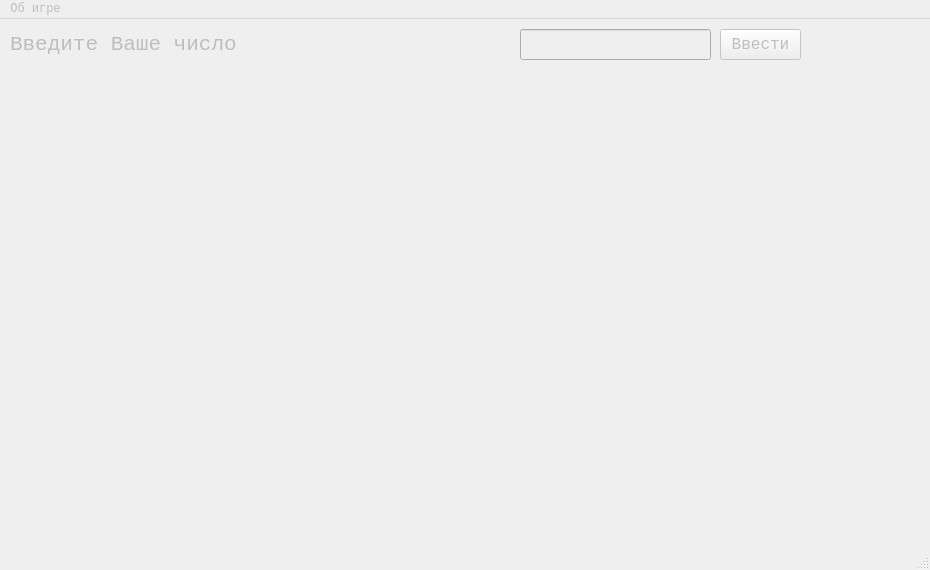
<?xml version="1.0" encoding="UTF-8"?>
<ui version="4.0">
 <class>MainWindow</class>
 <widget class="QMainWindow" name="MainWindow">
  <property name="enabled">
   <bool>false</bool>
  </property>
  <property name="geometry">
   <rect>
    <x>0</x>
    <y>0</y>
    <width>930</width>
    <height>570</height>
   </rect>
  </property>
  <property name="palette">
   <palette>
    <active/>
    <inactive/>
    <disabled/>
   </palette>
  </property>
  <property name="font">
   <font>
    <family>Consolas</family>
    <pointsize>16</pointsize>
   </font>
  </property>
  <property name="contextMenuPolicy">
   <enum>Qt::ActionsContextMenu</enum>
  </property>
  <property name="windowTitle">
   <string>MainWindow</string>
  </property>
  <property name="inputMethodHints">
   <set>Qt::ImhNone</set>
  </property>
  <widget class="QWidget" name="centralwidget">
   <widget class="QLineEdit" name="input">
    <property name="geometry">
     <rect>
      <x>520</x>
      <y>10</y>
      <width>191</width>
      <height>31</height>
     </rect>
    </property>
    <property name="font">
     <font>
      <family>Consolas</family>
      <pointsize>14</pointsize>
     </font>
    </property>
    <property name="inputMethodHints">
     <set>Qt::ImhNone</set>
    </property>
    <property name="text">
     <string/>
    </property>
    <property name="maxLength">
     <number>4</number>
    </property>
   </widget>
   <widget class="QPushButton" name="inputChosenNumber">
    <property name="geometry">
     <rect>
      <x>720</x>
      <y>10</y>
      <width>81</width>
      <height>31</height>
     </rect>
    </property>
    <property name="font">
     <font>
      <family>Consolas</family>
      <pointsize>12</pointsize>
     </font>
    </property>
    <property name="cursor">
     <cursorShape>PointingHandCursor</cursorShape>
    </property>
    <property name="text">
     <string>Ввести</string>
    </property>
    <property name="shortcut">
     <string>Return</string>
    </property>
    <property name="checkable">
     <bool>false</bool>
    </property>
   </widget>
   <widget class="QLabel" name="pointing_for_user">
    <property name="enabled">
     <bool>false</bool>
    </property>
    <property name="geometry">
     <rect>
      <x>10</x>
      <y>10</y>
      <width>491</width>
      <height>31</height>
     </rect>
    </property>
    <property name="font">
     <font>
      <family>Consolas</family>
      <pointsize>16</pointsize>
     </font>
    </property>
    <property name="text">
     <string>Введите Ваше число</string>
    </property>
   </widget>
   <widget class="QWidget" name="verticalLayoutWidget_3">
    <property name="geometry">
     <rect>
      <x>10</x>
      <y>102</y>
      <width>421</width>
      <height>411</height>
     </rect>
    </property>
    <layout class="QVBoxLayout" name="user_player">
     <property name="spacing">
      <number>6</number>
     </property>
    </layout>
   </widget>
   <widget class="QLabel" name="user_number">
    <property name="geometry">
     <rect>
      <x>860</x>
      <y>10</y>
      <width>61</width>
      <height>31</height>
     </rect>
    </property>
    <property name="font">
     <font>
      <family>Consolas</family>
      <pointsize>20</pointsize>
     </font>
    </property>
    <property name="text">
     <string/>
    </property>
   </widget>
   <widget class="QWidget" name="verticalLayoutWidget_4">
    <property name="geometry">
     <rect>
      <x>500</x>
      <y>102</y>
      <width>421</width>
      <height>411</height>
     </rect>
    </property>
    <layout class="QVBoxLayout" name="opp_player">
     <property name="spacing">
      <number>6</number>
     </property>
    </layout>
   </widget>
   <widget class="QWidget" name="horizontalLayoutWidget">
    <property name="geometry">
     <rect>
      <x>10</x>
      <y>60</y>
      <width>421</width>
      <height>41</height>
     </rect>
    </property>
    <layout class="QHBoxLayout" name="user_head" stretch="3,1,1">
     <item>
      <widget class="QLabel" name="u_number">
       <property name="text">
        <string/>
       </property>
       <property name="alignment">
        <set>Qt::AlignRight|Qt::AlignTrailing|Qt::AlignVCenter</set>
       </property>
      </widget>
     </item>
     <item>
      <widget class="QLabel" name="u_bulls">
       <property name="text">
        <string/>
       </property>
       <property name="alignment">
        <set>Qt::AlignRight|Qt::AlignTrailing|Qt::AlignVCenter</set>
       </property>
      </widget>
     </item>
     <item>
      <widget class="QLabel" name="u_cows">
       <property name="text">
        <string/>
       </property>
       <property name="alignment">
        <set>Qt::AlignRight|Qt::AlignTrailing|Qt::AlignVCenter</set>
       </property>
      </widget>
     </item>
    </layout>
   </widget>
   <widget class="QWidget" name="horizontalLayoutWidget_2">
    <property name="geometry">
     <rect>
      <x>500</x>
      <y>60</y>
      <width>421</width>
      <height>41</height>
     </rect>
    </property>
    <layout class="QHBoxLayout" name="opp_head" stretch="3,1,1">
     <item>
      <widget class="QLabel" name="o_number">
       <property name="text">
        <string/>
       </property>
       <property name="alignment">
        <set>Qt::AlignRight|Qt::AlignTrailing|Qt::AlignVCenter</set>
       </property>
      </widget>
     </item>
     <item>
      <widget class="QLabel" name="o_bulls">
       <property name="text">
        <string/>
       </property>
       <property name="alignment">
        <set>Qt::AlignRight|Qt::AlignTrailing|Qt::AlignVCenter</set>
       </property>
      </widget>
     </item>
     <item>
      <widget class="QLabel" name="o_cows">
       <property name="text">
        <string/>
       </property>
       <property name="alignment">
        <set>Qt::AlignRight|Qt::AlignTrailing|Qt::AlignVCenter</set>
       </property>
      </widget>
     </item>
    </layout>
   </widget>
  </widget>
  <widget class="QMenuBar" name="menubar">
   <property name="geometry">
    <rect>
     <x>0</x>
     <y>0</y>
     <width>930</width>
     <height>20</height>
    </rect>
   </property>
   <property name="font">
    <font>
     <family>Consolas</family>
     <pointsize>9</pointsize>
    </font>
   </property>
   <widget class="QMenu" name="info">
    <property name="cursor">
     <cursorShape>ArrowCursor</cursorShape>
    </property>
    <property name="title">
     <string>Об игре</string>
    </property>
    <addaction name="game_rules"/>
   </widget>
   <addaction name="info"/>
  </widget>
  <widget class="QStatusBar" name="statusbar"/>
  <action name="game_rules">
   <property name="checkable">
    <bool>false</bool>
   </property>
   <property name="text">
    <string>Правила игры...</string>
   </property>
   <property name="shortcutVisibleInContextMenu">
    <bool>true</bool>
   </property>
  </action>
 </widget>
 <resources/>
 <connections/>
</ui>
